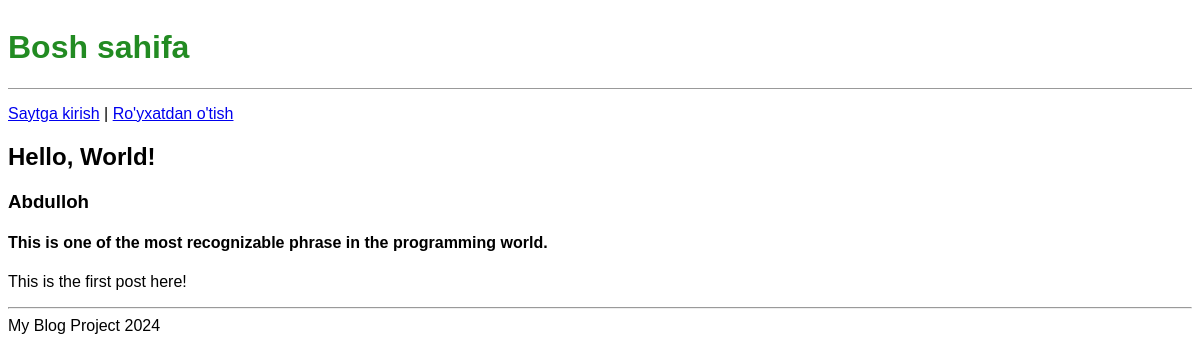
The app's page /post/1/ with its own data.
### blog/models.py (models this page shows, shortened)
class Post(models.Model):
	title = models.CharField(max_length=200)
	author = models.ForeignKey(
		'auth.User',
		on_delete=models.CASCADE
	)
	summary = models.CharField(max_length=400, null=True, blank=True, default="")
	body = models.TextField()

### blog/views.py (the view)
# urls.py: path('post/<int:pk>/', BlogDetailView.as_view(), name='post_detail'),
class BlogDetailView(DetailView):
	model = Post
	template_name = 'post_detail.html'

### templates/post_detail.html (shortened to what this page needs)
{% extends 'base.html' %}
{% block content %}
	<div class="post-entry">
		<h2>{{ post.title }}</h2>
		<h3>{{ post.author | title }}</h3>
		<h4>{{ post.summary }}</h4>
		<p>{{ post.body }}</p>
	</div>
{% endblock content %}

### static/css/base.css (style rules this page uses)
body { font-family: 'Noto Sans JP', sans-serif; }

### records on screen
Post: title "Hello, World!", author "Abdulloh", summary "This is one of the most recognizable phrase in the programming world.", body "This is the first post here!"
